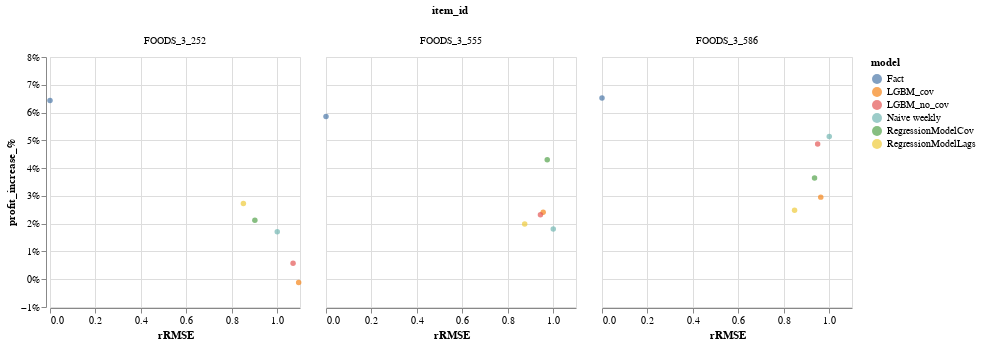

Source (notebook cell):
### Code cell
alt.Chart(eval_df).mark_circle().encode(
    x=alt.X('rRMSE:Q',scale=alt.Scale(zero=False)),
    y=alt.Y('profit_increase_%:Q',scale=alt.Scale(zero=False), axis=alt.Axis(format='%')),
    color=alt.Color('model:N'),
    column='item_id:N'
).properties(width=250, height=250)#.interactive()

### Figure 1 — Vega-Lite specification as saved in the notebook (floating-point values rounded to 4 significant figures)
{"config": {"view": {"continuousWidth": 400, "continuousHeight": 300}}, "data": {"name": "data-bc30b97d1bcf2edf7814c6b2e37c1570"}, "mark": "circle", "encoding": {"color": {"type": "nominal", "field": "model"}, "column": {"type": "nominal", "field": "item_id"}, "x": {"type": "quantitative", "field": "rRMSE", "scale": {"zero": false}}, "y": {"type": "quantitative", "axis": {"format": "%"}, "field": "profit_increase_%", "scale": {"zero": false}}}, "height": 250, "width": 250, "$schema": "https://vega.github.io/schema/vega-lite/v4.8.1.json", "datasets": {"data-bc30b97d1bcf2edf7814c6b2e37c1570": [{"model": "Naive weekly", "item_id": "FOODS_3_555", "rmse": 198.7, "rRMSE": 1.0, "profit_increase_%": 0.01811}, {"model": "RegressionModelLags", "item_id": "FOODS_3_555", "rmse": 173.7, "rRMSE": 0.8743, "profit_increase_%": 0.01989}, {"model": "RegressionModelCov", "item_id": "FOODS_3_555", "rmse": 193.4, "rRMSE": 0.9735, "profit_increase_%": 0.04298}, {"model": "LGBM_cov", "item_id": "FOODS_3_555", "rmse": 189.9, "rRMSE": 0.9556, "profit_increase_%": 0.02414}, {"model": "LGBM_no_cov", "item_id": "FOODS_3_555", "rmse": 187.5, "rRMSE": 0.9436, "profit_increase_%": 0.02321}, {"model": "Fact", "item_id": "FOODS_3_555", "rmse": 0.0, "rRMSE": 0.0, "profit_increase_%": 0.0586}, {"model": "Naive weekly", "item_id": "FOODS_3_252", "rmse": 260.5, "rRMSE": 1.0, "profit_increase_%": 0.01706}, {"model": "RegressionModelLags", "item_id": "FOODS_3_252", "rmse": 221.7, "rRMSE": 0.8509, "profit_increase_%": 0.02728}, {"model": "RegressionModelCov", "item_id": "FOODS_3_252", "rmse": 234.8, "rRMSE": 0.9014, "profit_increase_%": 0.02119}, {"model": "LGBM_cov", "item_id": "FOODS_3_252", "rmse": 285.0, "rRMSE": 1.094, "profit_increase_%": -0.001198}, {"model": "LGBM_no_cov", "item_id": "FOODS_3_252", "rmse": 278.6, "rRMSE": 1.069, "profit_increase_%": 0.005764}, {"model": "Fact", "item_id": "FOODS_3_252", "rmse": 0.0, "rRMSE": 0.0, "profit_increase_%": 0.06435}, {"model": "Naive weekly", "item_id": "FOODS_3_586", "rmse": 344.6, "rRMSE": 1.0, "profit_increase_%": 0.0514}, {"model": "RegressionModelLags", "item_id": "FOODS_3_586", "rmse": 292.0, "rRMSE": 0.8473, "profit_increase_%": 0.02483}, {"model": "RegressionModelCov", "item_id": "FOODS_3_586", "rmse": 322.3, "rRMSE": 0.9352, "profit_increase_%": 0.03642}, {"model": "LGBM_cov", "item_id": "FOODS_3_586", "rmse": 331.7, "rRMSE": 0.9625, "profit_increase_%": 0.02955}, {"model": "LGBM_no_cov", "item_id": "FOODS_3_586", "rmse": 327.0, "rRMSE": 0.9489, "profit_increase_%": 0.04866}, {"model": "Fact", "item_id": "FOODS_3_586", "rmse": 0.0, "rRMSE": 0.0, "profit_increase_%": 0.06521}]}}
